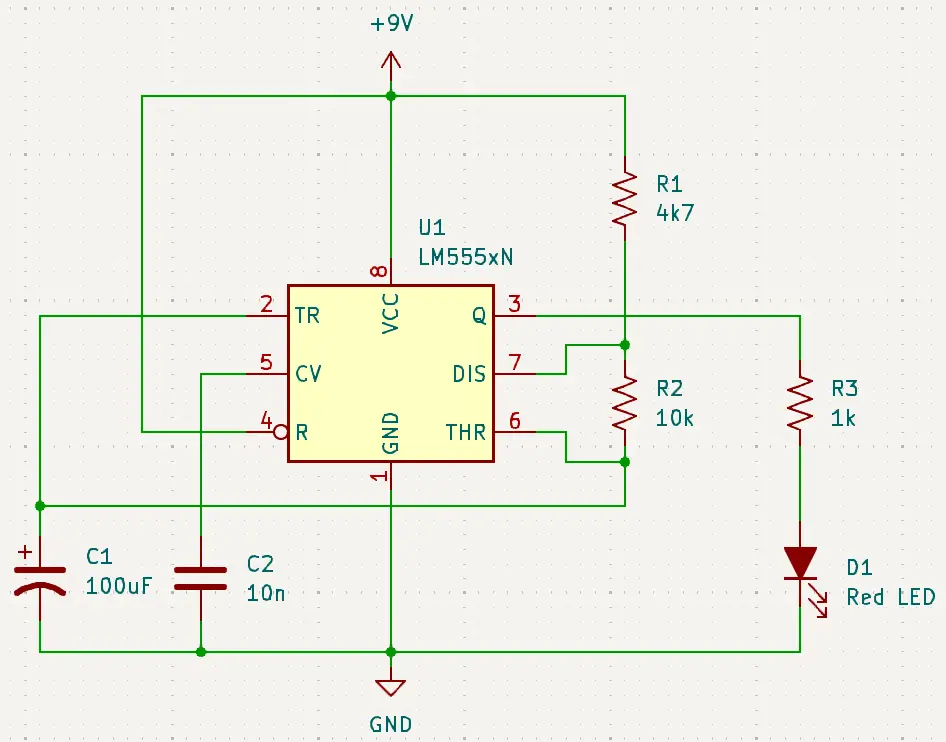
#> input picture crates/sch-floorplan/tests/fixtures/validation/references/555-blinker.png, 946 x 742 px
$ python coord_overlay.py ../crates/sch-floorplan/tests/fixtures/validation/references/555-blinker.png ../crates/sch-floorplan/tests/fixtures/validation/references/divider-filter.png 5 5
#> lines starting #> are read from the running program, lines starting #| are printed output that depends on the picture
#!/usr/bin/env python3
"""Stamp a labelled coordinate grid over a schematic render.

The VLM placement pass (sub-agent) needs a way to REFERENCE and SPECIFY positions on a
rendered schematic — to say "move U2 to cell (3,5)". This overlays a light grid with
integer (col,row) labels so the model can read where each part sits and name a target
cell. Columns increase left→right (x), rows top→bottom (y); labels sit at each line.

    python3 tools/coord_overlay.py IN.png OUT.png [COLS] [ROWS]

The grid is purely visual (drawn ON the raster); the (col,row) cell → fraction-of-canvas
mapping is deterministic so the caller can convert a model's target cell back to a
normalised position: x_frac = (col+0.5)/COLS, y_frac = (row+0.5)/ROWS.
"""
import sys
from PIL import Image, ImageDraw, ImageFont


def overlay(in_path, out_path, cols=16, rows=12):
#> called with cols = 5, rows = 5
    img = Image.open(in_path).convert("RGB")
    w, h = img.size
#> w = 946; h = 742
    d = ImageDraw.Draw(img)
    try:
        font = ImageFont.truetype("DejaVuSans-Bold.ttf", max(12, w // 90))
    except Exception:
        font = ImageFont.load_default()
    grid = (180, 180, 255)   # light blue-grey lines
    lab = (200, 0, 0)        # red labels — distinct from the schematic's greens/maroons
    cw, ch = w / cols, h / rows
#> cw = 189.2; ch = 148.4
    for c in range(cols + 1):
        x = c * cw
        d.line([(x, 0), (x, h)], fill=grid, width=1)
    for r in range(rows + 1):
        y = r * ch
        d.line([(0, y), (w, y)], fill=grid, width=1)
    # Cell labels (col,row) at each cell's top-left — small, so they don't hide parts.
    for c in range(cols):
        for r in range(rows):
            d.text((c * cw + 2, r * ch + 1), f"{c},{r}", fill=lab, font=font)
    img.save(out_path)
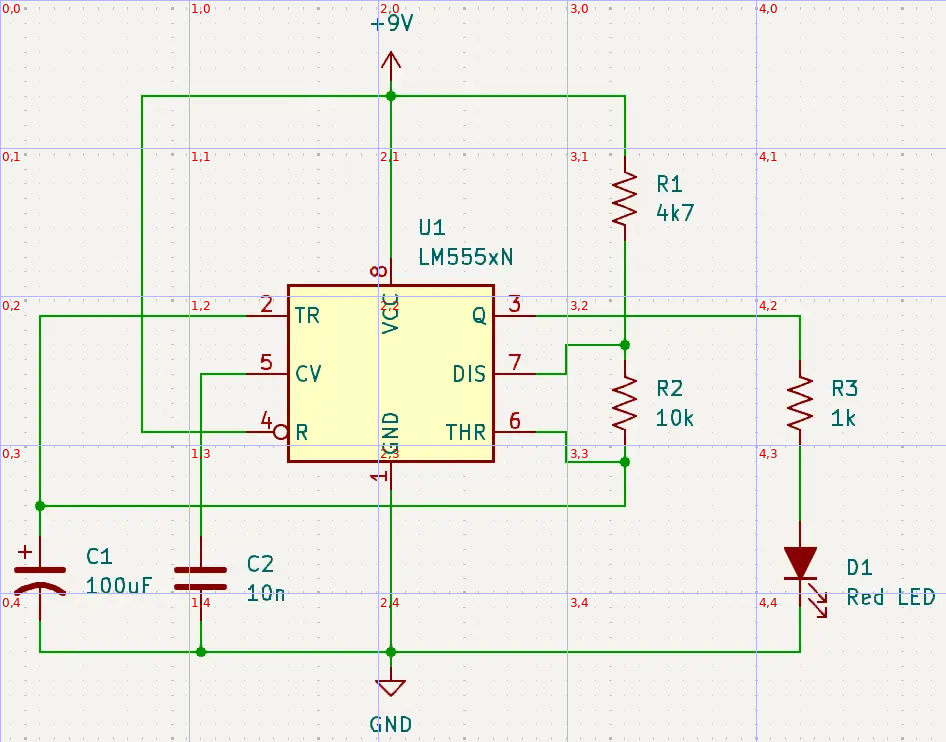
#> saved as divider-filter.png: PIL image 946x742 RGB; mean R, G, B 238.3, 237.7, 230
    # Status to stderr so stdout stays clean for callers that import overlay() and emit
    # machine-readable output on stdout (e.g. vlm_place.py's floorplan JSON).
    print(f"overlaid {cols}x{rows} grid -> {out_path} ({w}x{h})", file=sys.stderr)


if __name__ == "__main__":
    if len(sys.argv) < 3:
        sys.exit("usage: coord_overlay.py IN.png OUT.png [COLS] [ROWS]")
    c = int(sys.argv[3]) if len(sys.argv) > 3 else 16
    r = int(sys.argv[4]) if len(sys.argv) > 4 else 12
    overlay(sys.argv[1], sys.argv[2], c, r)

$ run again, on crates/sch-floorplan/tests/fixtures/validation/references/logic-board-spaghetti.png
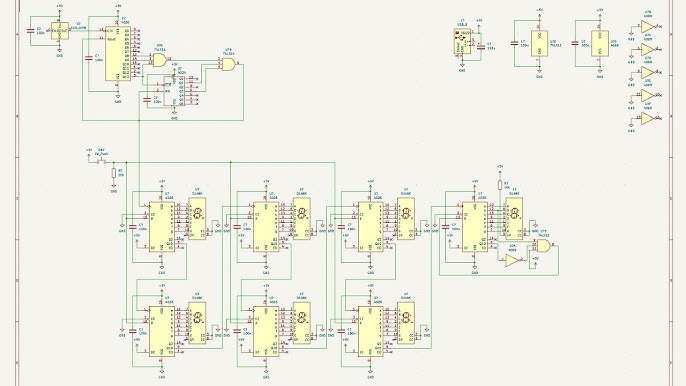
#> input picture crates/sch-floorplan/tests/fixtures/validation/references/logic-board-spaghetti.png, 686 x 386 px
#> in overlay, `img.save(out_path)`:
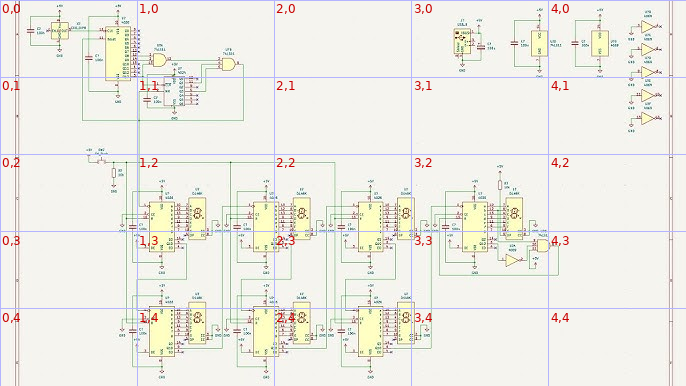
#> saved as logic-board-spaghetti.png: PIL image 686x386 RGB; mean R, G, B 238.7, 237.5, 230.4

$ run again, on crates/sch-floorplan/tests/fixtures/validation/references/mcp1703-power-entry.png
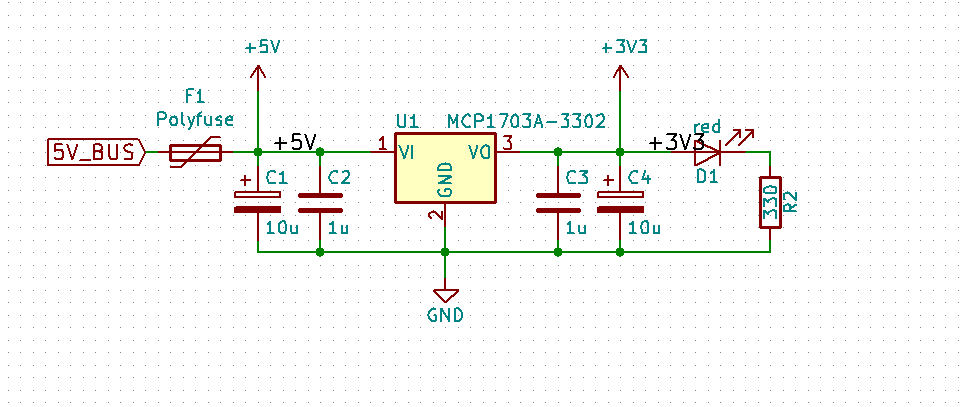
#> input picture crates/sch-floorplan/tests/fixtures/validation/references/mcp1703-power-entry.png, 964 x 407 px
#> in overlay, `img.save(out_path)`:
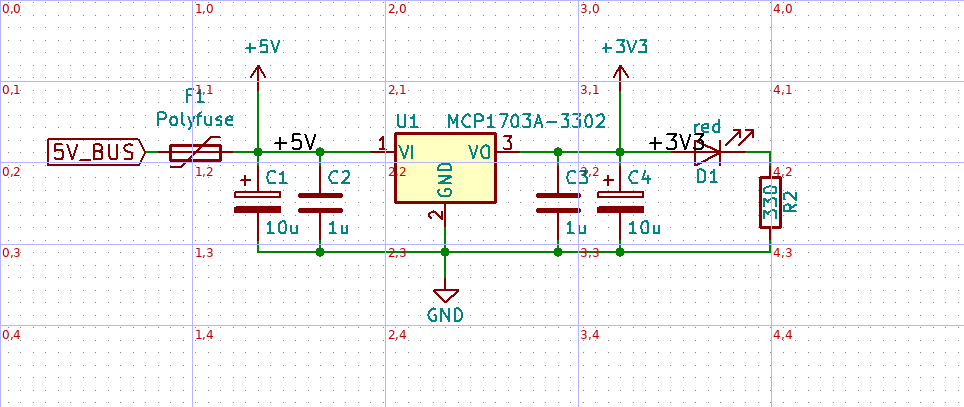
#> saved as mcp1703-power-entry.png: PIL image 964x407 RGB; mean R, G, B 246.5, 245.8, 245.4

$ run again, on crates/sch-floorplan/tests/fixtures/validation/references/uart-level-translator.png
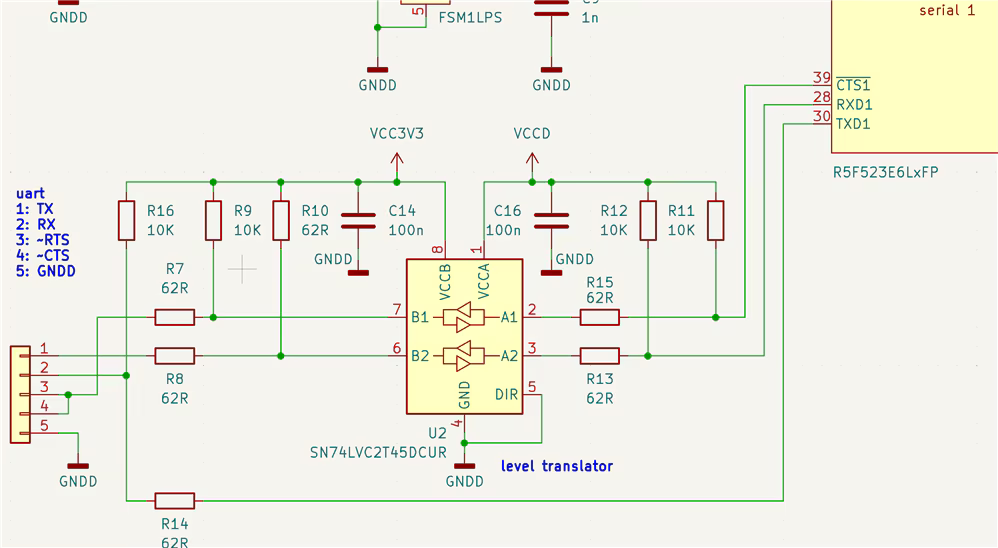
#> input picture crates/sch-floorplan/tests/fixtures/validation/references/uart-level-translator.png, 998 x 548 px
#> in overlay, `img.save(out_path)`:
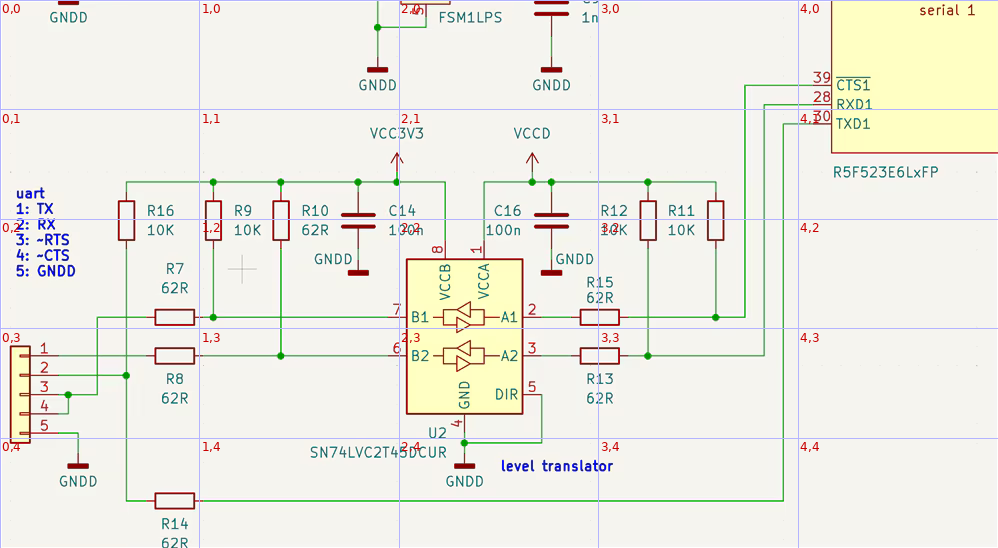
#> saved as uart-level-translator.png: PIL image 998x548 RGB; mean R, G, B 238.5, 237.5, 228.9
